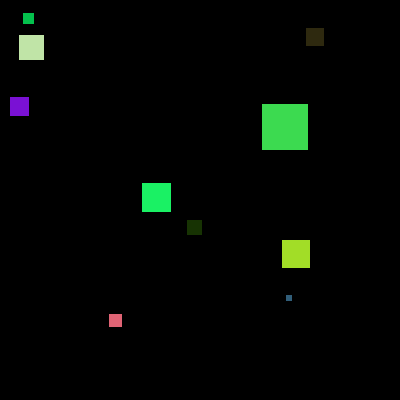
Frame 1 (no input)
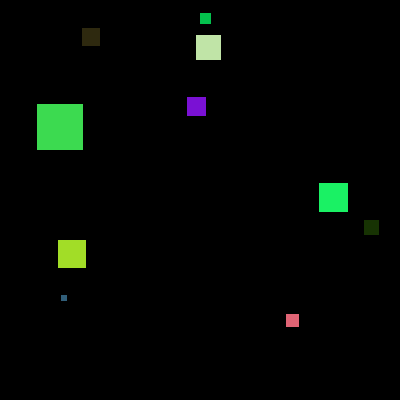
Frame 60 (the mouse pressed at the canvas centre just before this capture)
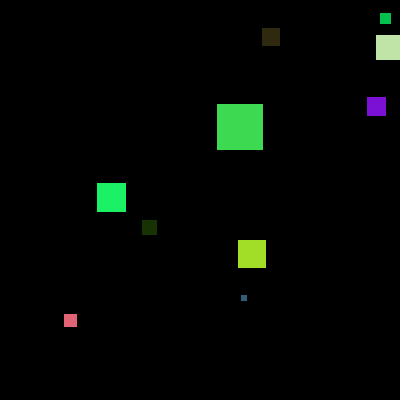
Frame 120 (the mouse held since frame 60 and released just before this capture)

The Processing sketch that drew these frames (run headless with seeded random() and noise(); from frame 60 on, the mouse is pressed at the canvas centre):

// Processing sketch: processing_142889
// ── processing_142889.pde

final int MAX_FIGURES = 10; 
 
Figure [ ] allFigures; 
 
void setup ( ) 
{ 
 size( 400, 400 ); 
 allFigures = initFigures( ); 
} 
 
void draw( ) 
{ 
 background( 0 ); 
 moveFigures( ); 
 drawFigures( ); 
} 
 
Figure [ ] initFigures( ) 
{ 
 Figure [ ] temp = new Figure[ MAX_FIGURES ] ; 
 
 for ( int i = 0; i < temp.length; i++) 
 { 
 int x = int( random( width ) ); 
 int y = int( random( height ) ); 
 int dim = int( random( 50 ) ); 
 int col = color( random( 255 ), 
 random( 255 ), 
 random( 255 ) ); 
 temp[i] = new Figure( x, y, dim, col ); 
 } 
 
 return temp; 
} 

void moveFigures() {
 for(int i = 0; i < allFigures.length; i++) {
   allFigures[i].moveFigure();
 }
}

void drawFigures() {
  for(int i = 0; i < allFigures.length; i++) {
    allFigures[i].drawFigure();
  }
}
class Figure 
{ 
  int x, y, dim;
  color col;
  
   Figure( int tx, int ty, int tdim, color tcol ) 
{ 
 x = tx; 
 y = ty; 
 dim = tdim; 
 col = tcol; 
 } 
  
  void drawFigure() {
    fill(col);
    rect(x, y, dim, dim);
  }
  
  void moveFigure() {
    x += 3;
    
    if(x > width) {
      x = 0;
    }
  }
 
} 
